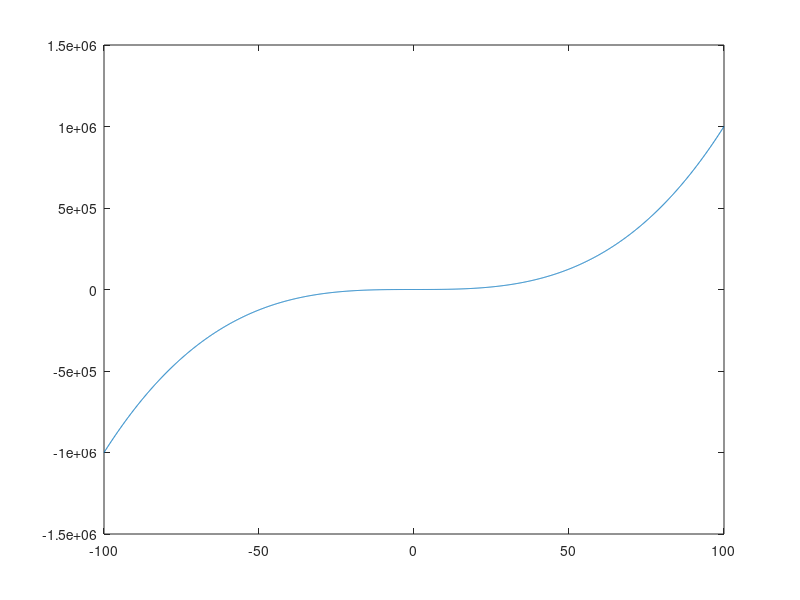

Write MATLAB code to recreate this figure.
%% Input Variables
enemy_health = input('How much health do they have? ');
enemy_shield = input('How much shield do they have? ');
shot_damage = input('How much damage does each shot do?  ');
headshot_damage = input('How much damage does each headshot do? ');
total_health = enemy_shield + enemy_health;

%% Counters
headshot_counter = 0;
shots = 0;
bodyshot_counter = 0;


%% Calculations
while total_health > 0
    headshot = input('Was this a headshot? Y/N ', 's');
    if headshot  == 'Y' || headshot == 'y'
        shots = shots + 1;
        headshot_counter = 1 + headshot_counter;
        total_health = total_health - headshot_damage;
    
    else
        shots = shots + 1;
        bodyshot_counter = bodyshot_counter + 1;
        total_health = total_health - shot_damage;
    end
end







newfunction = @(x,y,z) x.^3 + 3*x + (2/3)*x + 5;
x = -100:0.1:100;
figure(1)
plot(x,newfunction(x))



%% Output
fprintf('It took %g shots to kill your enemy with %g head shots and %g body shots.\n', shots, headshot_counter, bodyshot_counter)

          